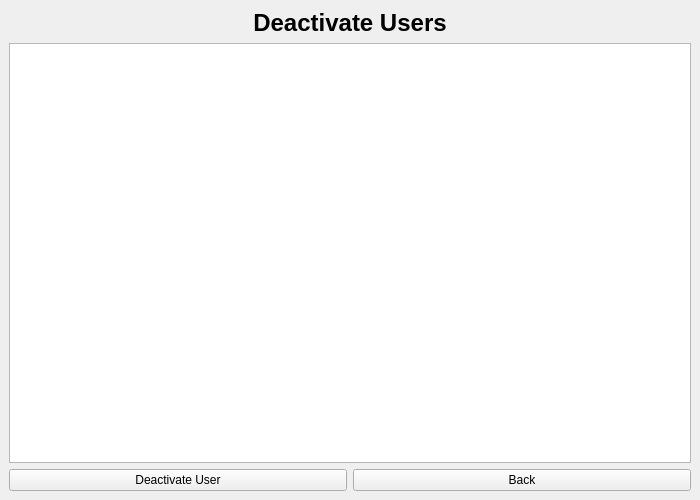
<?xml version="1.0" encoding="UTF-8"?>
<ui version="4.0">
 <class>MainWindow</class>
 <widget class="QMainWindow" name="MainWindow">
  <property name="geometry">
   <rect><x>0</x><y>0</y><width>700</width><height>500</height></rect>
  </property>
  <property name="windowTitle"><string>Deactivate Users</string></property>

  <widget class="QWidget" name="centralwidget">
   <layout class="QVBoxLayout">

    <item>
     <widget class="QLabel" name="titleLabel">
      <property name="text"><string>Deactivate Users</string></property>
      <property name="alignment"><set>Qt::AlignCenter</set></property>
      <property name="font"><font><pointsize>18</pointsize><bold>true</bold></font></property>
     </widget>
    </item>

    <item>
     <widget class="QTableWidget" name="tableUsers"/>
    </item>

    <item>
     <layout class="QHBoxLayout">
      <item>
       <widget class="QPushButton" name="btnDeactivate">
        <property name="text"><string>Deactivate User</string></property>
        <property name="minimumHeight"><number>40</number></property>
       </widget>
      </item>

      <item>
       <widget class="QPushButton" name="btnBack">
        <property name="text"><string>Back</string></property>
        <property name="minimumHeight"><number>40</number></property>
       </widget>
      </item>
     </layout>
    </item>

   </layout>
  </widget>
 </widget>
 <resources/>
 <connections/>
</ui>
